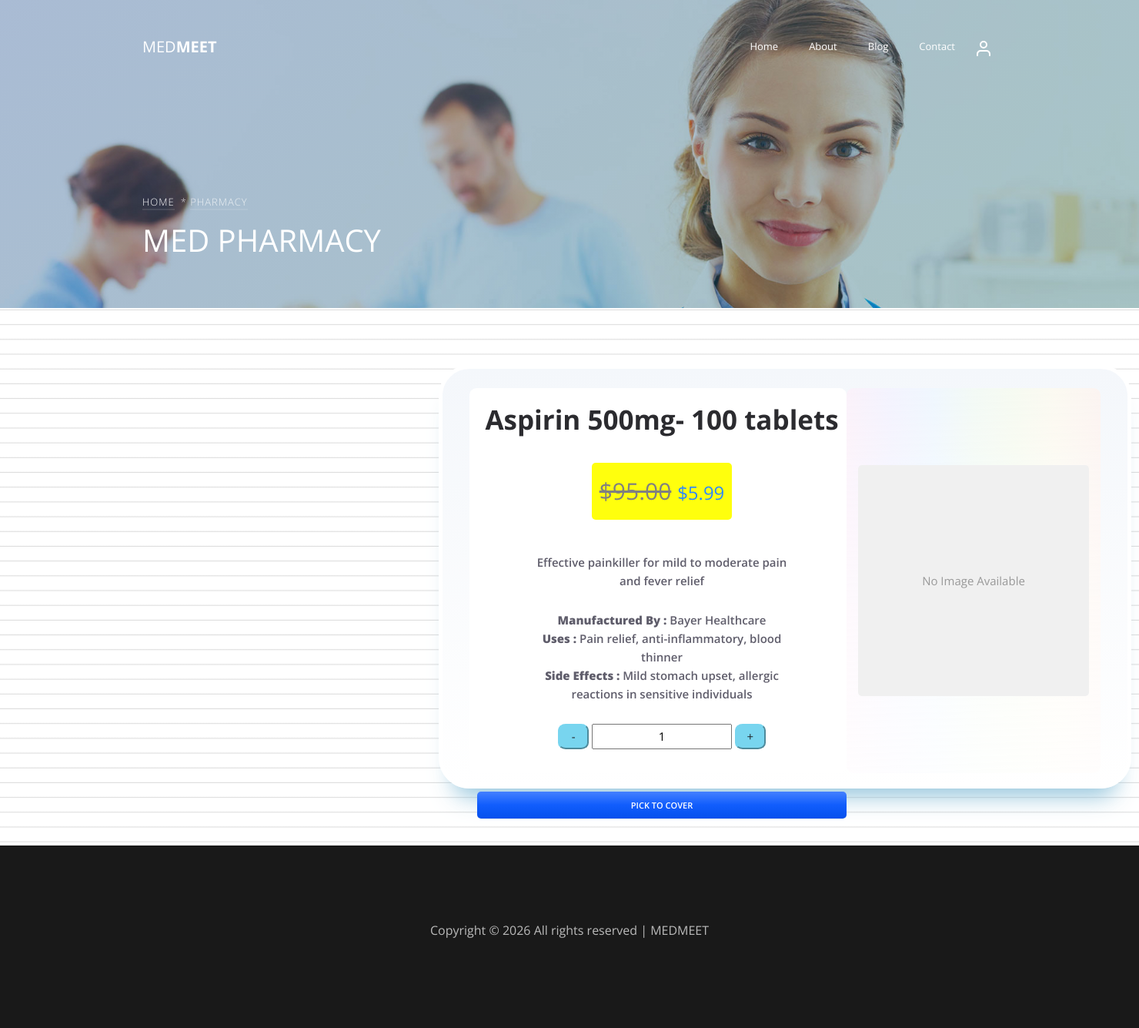
/frontendmed/Display_pharm/1/, run on the app's committed database.
### medapp/models.py (models this page shows)
class Pharmacy_DB(models.Model):
    Medname = models.CharField(max_length=100,null=True,blank=True)
    Medimage = models.ImageField(upload_to='pharmacy image',null=True,blank=True)
    Medprice = models.CharField(max_length=100,null=True,blank=True)
    Medqty = models.CharField(max_length=100,null=True,blank=True)
    Medmanufacture = models.CharField(max_length=100,null=True,blank=True)
    Meduses = models.TextField(max_length=300,null=True,blank=True)
    Medside = models.TextField(max_length=300,null=True,blank=True)
    Meddesc = models.TextField(max_length=300,null=True,blank=True)

### MedMeet/views.py (the view)
# urls.py: path('Display_pharm/<int:single_id>/',views.Display_pharm, name='Display_pharm'),
def Display_pharm(re,single_id):
    singlemed=Pharmacy_DB.objects.get(id=single_id)
    return render(re,'displaypharm.html',{'singlemed':singlemed})

### MedMeet/templates/displaypharm.html (shortened to what this page needs)
<!DOCTYPE html>
{% load static %}
<html lang="en">
<head>
    <link rel="stylesheet" href="{% static 'adminfront/css/open-iconic-bootstrap.min.css' %}">
    <link rel="stylesheet" href="{% static 'adminfront/css/animate.css' %}">
    <link rel="stylesheet" href="{% static 'adminfront/css/owl.carousel.min.css' %}">
    <link rel="stylesheet" href="{% static 'adminfront/css/owl.theme.default.min.css' %}">
    <link rel="stylesheet" href="{% static 'adminfront/css/magnific-popup.css' %}">
    <link rel="stylesheet" href="{% static 'adminfront/css/aos.css' %}">
    <link rel="stylesheet" href="{% static 'adminfront/css/ionicons.min.css' %}">
    <link rel="stylesheet" href="{% static 'adminfront/css/bootstrap-datepicker.css' %}">
    <link rel="stylesheet" href="{% static 'adminfront/css/jquery.timepicker.css' %}">
    <link rel="stylesheet" href="{% static 'adminfront/css/flaticon.css' %}">
    <link rel="stylesheet" href="{% static 'adminfront/css/icomoon.css' %}">
    <link rel="stylesheet" href="{% static 'adminfront/css/style.css' %}">
</head>
<body
    style=" width: 100%; height: 100%; background-image: linear-gradient(#ffffff 1.1rem, #ccc 1.2rem); background-size: 100% 1.2rem;">
    <nav class="navbar navbar-expand-lg navbar-dark ftco_navbar bg-dark ftco-navbar-light" id="ftco-navbar">
        <div class="container">
            <a class="navbar-brand" href="{% url 'Med_Meet' %}">MED<span>MEET</span></a>
            <div class="collapse navbar-collapse" id="ftco-nav">
                <ul class="navbar-nav ml-auto">
                    <li class="nav-item "><a href="{% url 'Med_Meet' %}" class="nav-link">Home</a></li>
                    <li class="nav-item "><a href="{% url 'About_med' %}" class="nav-link">About</a></li>
                    <li class="nav-item"><a href="{% url 'Blog_med' %}" class="nav-link">Blog</a></li>
                    <li class="nav-item"><a href="{% url 'Contacts_med' %}" class="nav-link">Contact</a></li>
                </ul>
                <ul class="custom-navbar-cta navbar-nav mb-2 mb-md-0 ms-5">
                    <li><a class="nav-link" href="#"><img src="{% static 'adminfront/images/user.svg' %}"></a></li>
                </ul>
            </div>
        </div>
    </nav>
    <section class="home-slider owl-carousel">
        <div class="slider-item bread-item" style="background-image: url('{% static 'adminfront/images/bg_1.jpg' %}');"
            data-stellar-background-ratio="0.5">
            <div class="overlay"></div>
            <div class="container" data-scrollax-parent="true">
                <div class="row slider-text align-items-end">
                    <div class="col-md-7 col-sm-12 ftco-animate mb-5">
                        <p class="breadcrumbs" data-scrollax=" properties: { translateY: '70%', opacity: 1.6}"><span
                                class="mr-2"><a href="{% url 'Med_Meet' %}">Home</a></span>* <span>Pharmacy</span></p>
                        <h1 class="mb-3" data-scrollax=" properties: { translateY: '70%', opacity: .9}">MED PHARMACY
                        </h1>
                    </div>
                </div>
            </div>
        </div>
    </section><br><br>
    <section style="margin-left: 550px;">
        <div class="icontainer">
            <div class="login-form">
                <div class="header">
                    <label class="title">{{singlemed.Medname}}- {{singlemed.Medqty}}</label><br>
                    <p class="prices"><del>$95.00</del> <strong class="text-primary h4">{{singlemed.Medprice}}</strong></p><br>
                    <p class="description">{{singlemed.Meddesc}}
                    </p><br>
                    <span class="description"><b>Manufactured By :</b> {{singlemed.Medmanufacture}}
                    </span>
                    <p class="description"><b>Uses :</b> {{singlemed.Meduses}}
                    </p>
                    <p class="description"><b>Side Effects :</b> {{singlemed.Medside}}
                    </p><br>
                    <div class="quantity-container">
                        <button style="width: 40px; border-radius: 25%;" id="decrement"
                            class="quantity-btn btn-primary">-</button>
                        <input style="text-align: center;" type="text" id="quantity" value="1" readonly>
                        <button style="width: 40px; border-radius: 25%;" id="increment"
                            class="quantity-btn  btn-primary">+</button>
                    </div>
                </div>
                <button class="sign-in_btn" type="submit" title="Sign In">
                    <a href="{% url 'cart_med' %}" style="color: white;">
                    <span>PICK TO COVER</span></a>
                </button>
            </div>
            <div class="testimonial">
                {% if singlemed.Medimage %}
                <img src="{{singlemed.Medimage.url}}" width="300px" height="300px">
                {% else %}
                <div style="width: 300px; height: 300px; background-color: #f0f0f0; display: flex; align-items: center; justify-content: center; color: #999; border-radius: 5px;">
                    <span>No Image Available</span>
                </div>
                {% endif %}
            </div>
        </div>
    </section><br><br>
    <footer class="ftco-footer ftco-bg-dark ftco-section">
        <div class="container">
            <div class="row">
                <div class="col-md-12 text-center">
                    <p>
                        Copyright &copy;
                        <script>document.write(new Date().getFullYear());</script> All rights reserved | MEDMEET
                    </p>
                </div>
            </div>
        </div>
    </footer>
</body>
</html>

### MedMeet/templates/displaypharm.html (style rules this page uses)
.icontainer { width: 900px; height: 550px; background: #F8F9FD; background: linear-gradient(0deg, rgb(255, 255, 255) 0%, rgb(244, 247, 251) 100%); border-radius: 40px; padding: 25px 35px; border: 5px solid rgb(255, 255, 255); box-shadow: rgba(133, 189, 215, 0.878) 0px 30px 30px -20px; margin: 20px; display: flex; }
.login-form { width: 550px; height: 500px; display: flex; flex-direction: column; gap: 15px; padding-left: 10px; border-radius: 9px; background-color: #fff; }
.header { display: flex; flex-direction: column; align-items: center; margin: 20px 0 40px 0; }
.title { font-weight: 700; font-size: 35px; line-height: 42px; text-align: center; color: #2B2B2F; }
.description { max-width: 70%; margin: auto; font-weight: 600; font-size: 15px; line-height: 24px; text-align: center; color: #5F5D6B; }
.sign-in_btn { display: flex; flex-direction: row; justify-content: center; align-items: center; padding: 10px; gap: 10px; width: 100%; height: 36px; background: linear-gradient(180deg, #4480FF 0%, #115DFC 50%, #0550ED 100%); box-shadow: 0px 0.5px 0.5px #EFEFEF, 0px 1px 0.5px rgba(239, 239, 239, 0.5); border-radius: 5px; border: 0; font-style: normal; font-weight: 600; font-size: 11px; line-height: 15px; color: #ffffff; }
.testimonial { width: 350px; height: 500px; display: flex; flex-direction: column; align-items: center; justify-content: center; padding: 20px 15px; background: linear-gradient(358.31deg, #fff -24.13%, hsla(0, 0%, 100%, 0) 338.58%), linear-gradient(89.84deg, rgba(230, 36, 174, .15) .34%, rgba(94, 58, 255, .15) 16.96%, rgba(10, 136, 255, .15) 34.66%, rgba(75, 191, 80, .15) 50.12%, rgba(137, 206, 0, .15) 66.22%, rgba(239, 183, 0, .15) 82%, rgba(246, 73, 0, .15) 99.9%); border-radius: 9px; }
.prices { font-size: 30px; background-color: rgb(255, 255, 13); padding: 10px; border-radius: 5px; }

### data on the page
Pharmacy_DB: Medname "Aspirin 500mg", Medqty "100 tablets", Medprice "$5.99", Meddesc "Effective painkiller for mild to moderate pain and fever relief", Medmanufacture "Bayer Healthcare", Meduses "Pain relief, anti-inflammatory, blood thinner", Medside "Mild stomach upset, allergic reactions in sensitive individuals"
